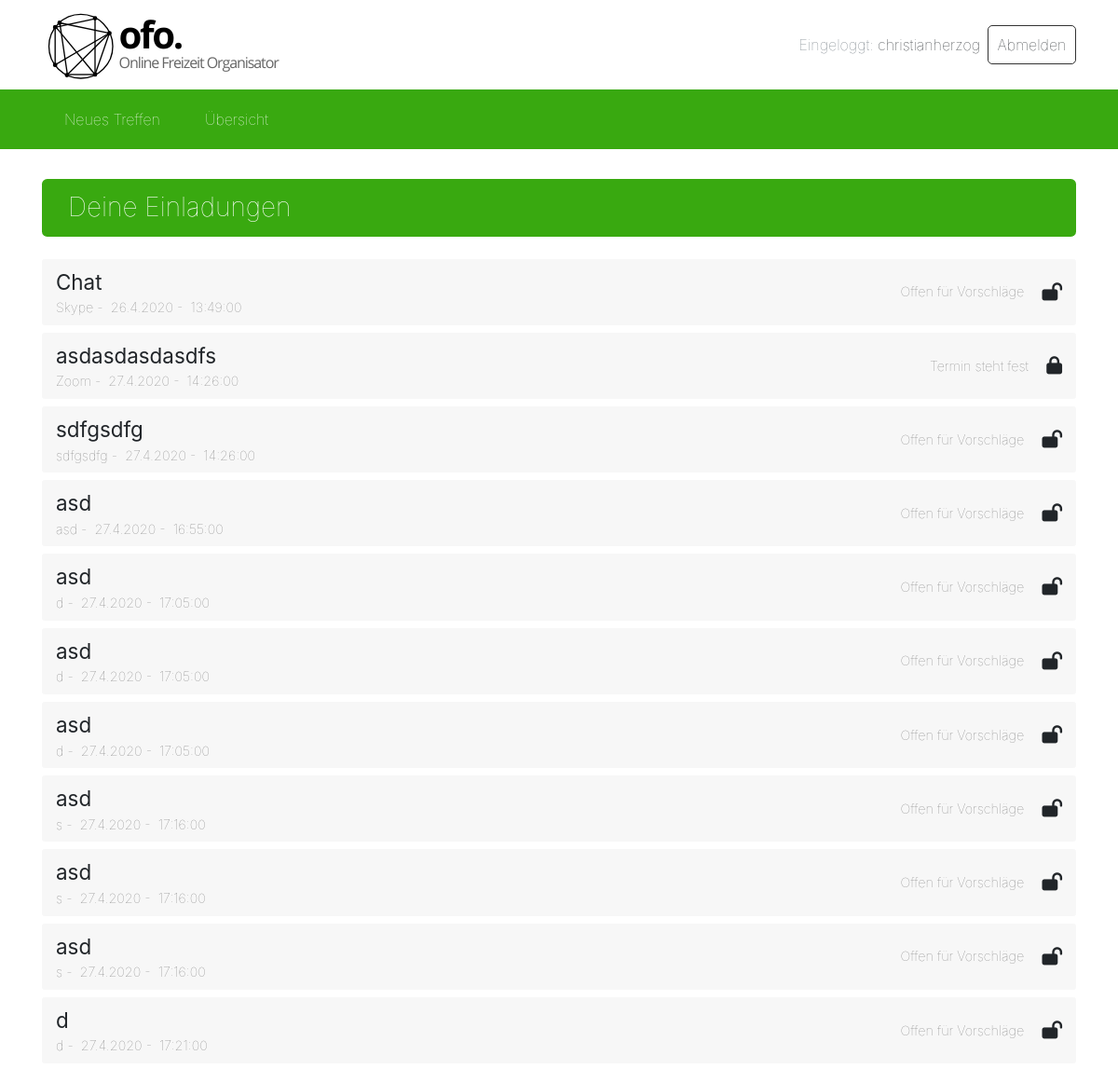
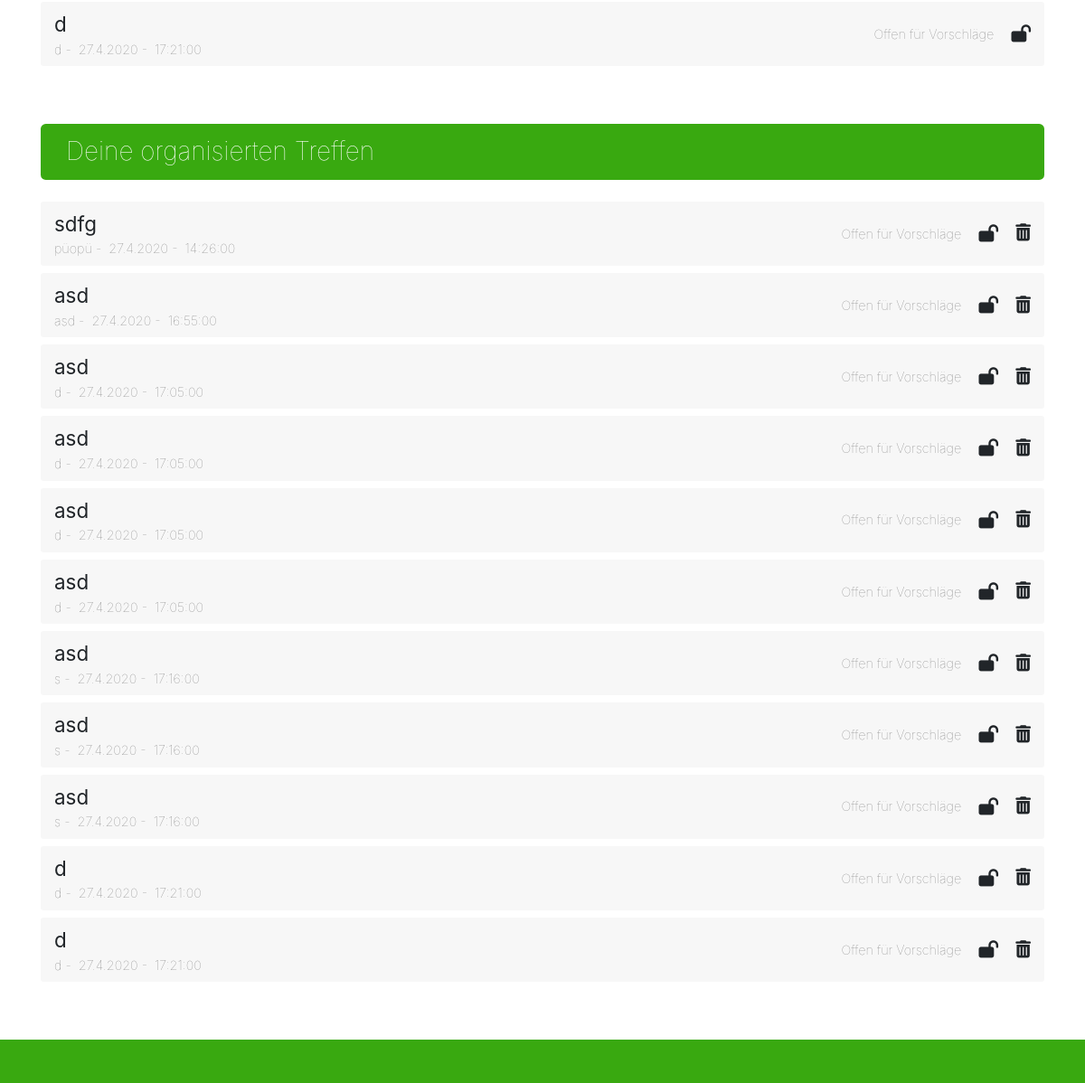
Page / (signed in) on the earlier database version (2 pictures, top to bottom).
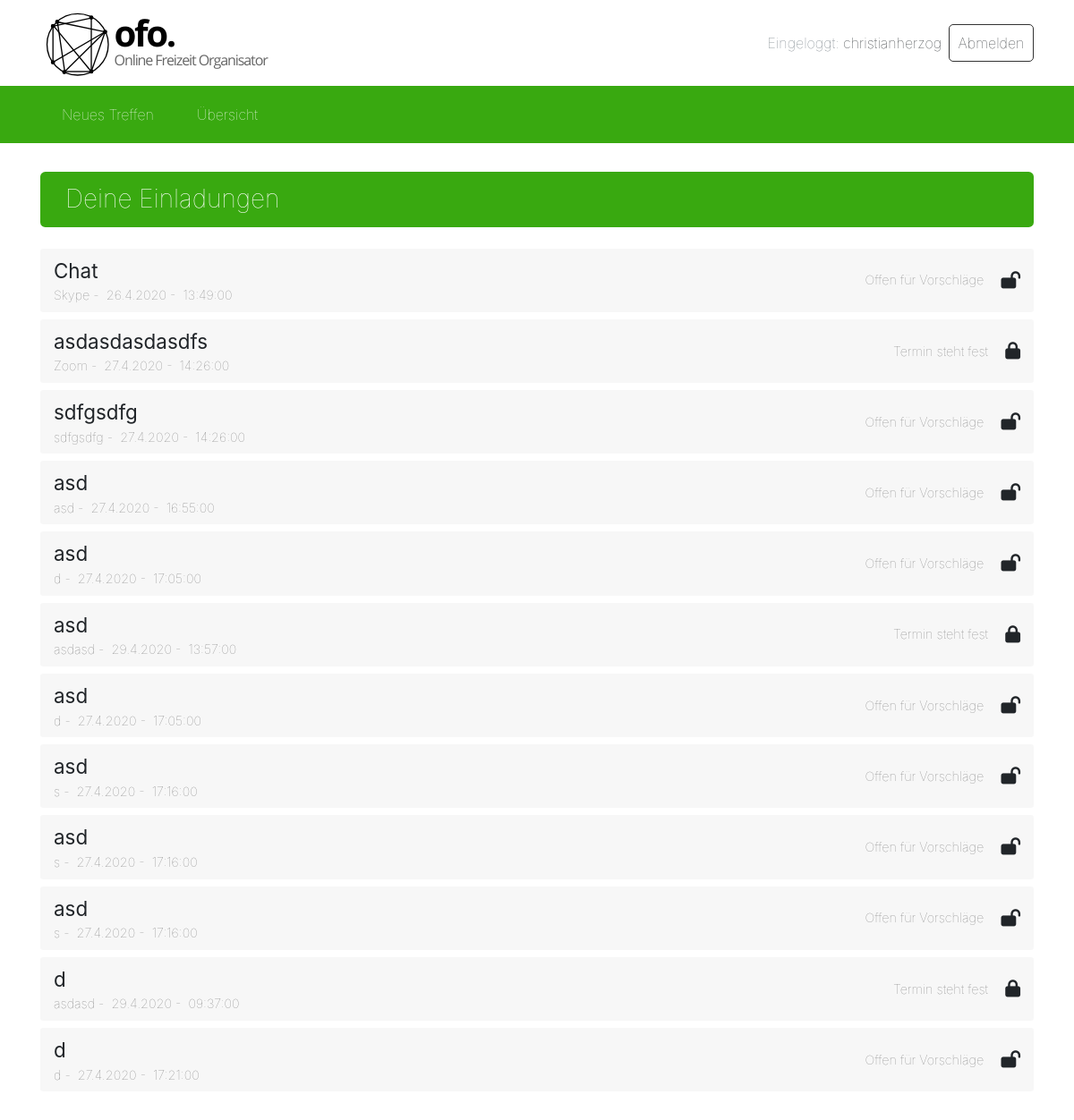
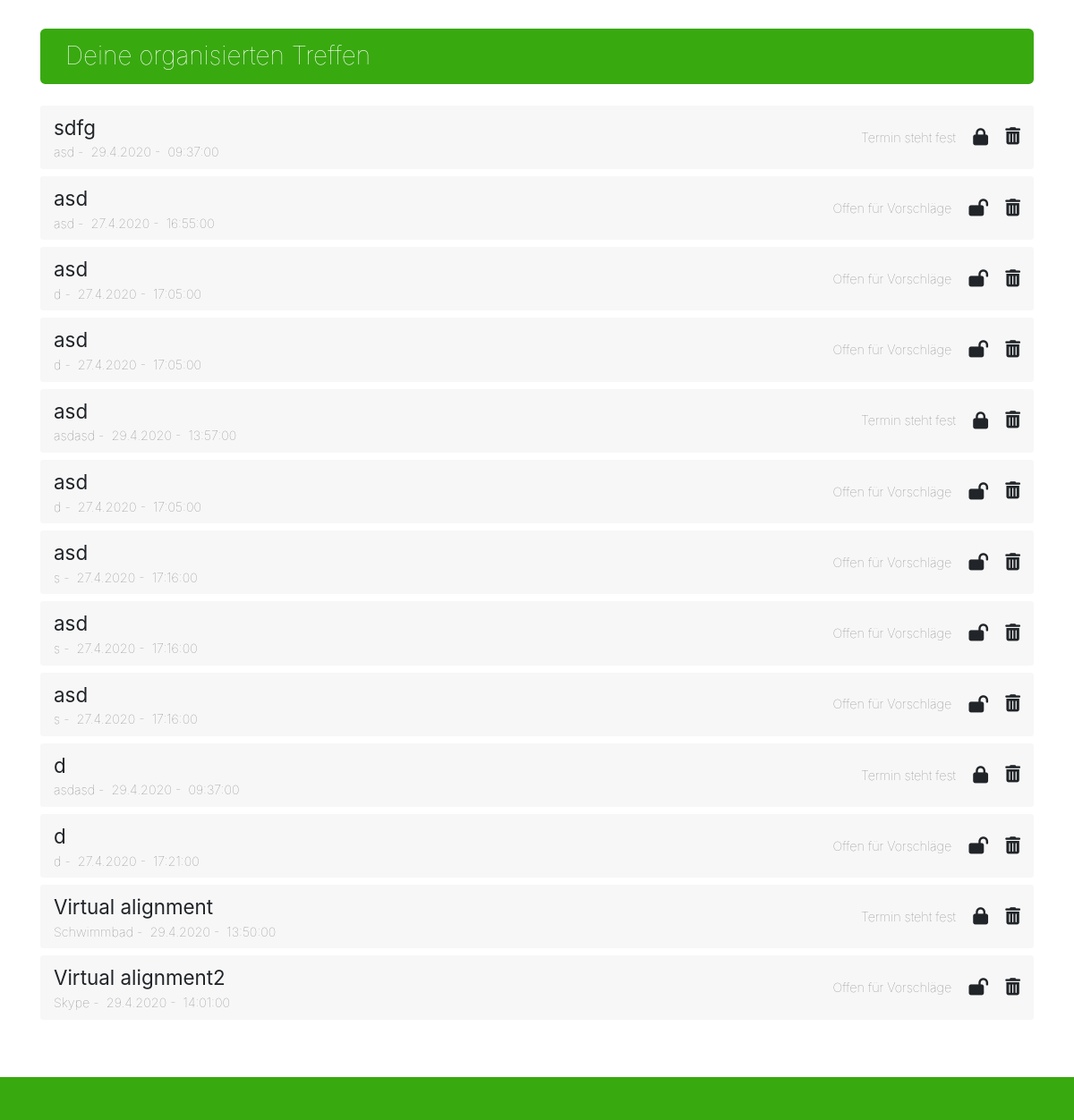
Same page on the later database version (2 pictures, top to bottom).
### events/models.py (models this page shows, shortened)
class Event(models.Model):
    title = models.CharField(max_length=100)  # title/short description of the event
    organisator = models.ForeignKey(User, on_delete=models.CASCADE, related_name='organisator')  # user that created
    status = models.ForeignKey(Status, on_delete=models.CASCADE)  # status can be OPEN or DECIDED
    date = models.DateField()  # date of the event
    time = models.TimeField()  # time of the event
    duration = models.IntegerField() # duration in minutes
    place = models.CharField(max_length=100)  # place of the event
    guests = models.ManyToManyField(User, related_name='guests')   # many to many field for all the users that are
    comment = models.CharField(max_length=200)  # comment that is given from the organisator when he determines
    def event_is_open(self):
        if self.status.status == STATUS_OPEN:
            return True
        else:
            return False
    def get_date_str(self):
        return str(self.date.day) + '.' + str(self.date.month) + '.' + str(self.date.year)
    def get_time_str(self):
        return str(self.time)

### events/views.py (the view)
# urls.py: path('', views.overview, name='overview'),
@login_required(login_url='/login')  # login is required for showing the events for the user
def overview(request):
    events_invited = Event.objects.filter(guests=request.user)
    events_organised = Event.objects.filter(organisator=request.user)
    context = {'events_invited': events_invited, 'events_organised': events_organised}
    template = loader.get_template('events/events_overview.html')
    return HttpResponse(template.render(context, request))

### events/templates/events/events_overview.html (shortened to what this page needs)
{% extends "base.html" %}
{% block head_css_page %}
  {% load static %}
  <link rel="stylesheet" type="text/css" href="{% static 'events/css/styles.css' %}">
{% endblock head_css_page %}
{% block content %}
  <div>
    <h3 class="table-header mb-4">Deine Einladungen</h3>
      {% if not events_invited %}
        <span class="font-weight-light">Du bist aktuell zu keinem Treffen eingeladen.</span>
      {% else %}
        <ul class="organised-events">
          {% for event in events_invited %}
            {% include "events/events_overview_invited_partial.html" %}
          {% endfor %}
        </ul>
      {% endif %}
  </div>
  <div class="pt-4 pb-4 mb-4">
    <h3 class="table-header mb-4 mt-4">Deine organisierten Treffen</h3>
    <ul class="organised-events">
    {% if not events_organised %}
      <span class="font-weight-light">Du hast aktuell keine Treffen organisiert.</span><br>
      <br>
      <a class="mt-4" href="/events/new">
        <button type="submit" class="btn btn-primary mt-1">Neues Treffen organsieren</button>
      </a>
    {% else %}
      {% for event in events_organised %}
        {% include "events/events_overview_organised_partial.html" %}
      {% endfor %}
    {% endif %}
    </ul>
  </div>
{% endblock content %}

### events/templates/events/events_overview_invited_partial.html
<li class="d-flex flex-row col-12">
  <div class="d-flex flex-column flex-fill">
    <a class="detail-link" href="/events/{{ event.pk }}">{{ event.title }}</a>
    <div class="grey-light-small">
      <span>{{ event.place }}</span>&nbsp;-&nbsp;
      <span>{{ event.get_date_str }}</span>&nbsp;-&nbsp;
      <span>{{ event.get_time_str }}</span>
    </div>
  </div>
  <div class="d-flex flex-row align-items-center">
    {% if event.event_is_open %}
      <span class="d-none d-sm-none d-lg-block grey-light-small">Offen für Vorschläge</span><i class="fas fa-lock-open" title="Offen für Vorschläge"></i>
    {% else %}
      <span class="d-none d-sm-none d-lg-block grey-light-small">Termin steht fest</span><i class="fas fa-lock" title="Termin festgelegt"></i>
    {% endif %}
  </div>
</li>

### events/templates/events/events_overview_organised_partial.html
<li class="d-flex flex-row col-12">
  <div class="d-flex flex-column flex-fill">
    <a class="detail-link" href="/events/{{ event.pk }}">{{ event.title }}</a>
    <div class="grey-light-small">
      <span>{{ event.place }}</span>&nbsp;-&nbsp;
      <span>{{ event.get_date_str }}</span>&nbsp;-&nbsp;
      <span>{{ event.get_time_str }}</span>
    </div>
  </div>
  <div class="d-flex flex-row align-items-center">
    {% if event.event_is_open %}
      <span class="d-none d-sm-none d-lg-block grey-light-small">Offen für Vorschläge</span><i class="fas fa-lock-open" title="Offen für Vorschläge"></i>
    {% else %}
      <span class="d-none d-sm-none d-lg-block grey-light-small">Termin steht fest</span><i class="fas fa-lock" title="Termin festgelegt"></i>
    {% endif %}
    <a class="delete-event" href="/events/delete?k={{ event.pk }}" onclick="return confirm('Möchtest Du das Treffen wirklich absagen?')"><i class="fas fa-trash-alt" title="Treffen absagen"></i></a>
  </div>
</li>

Differences in the rows shown:
changed Event (number 6 of 16 on the later page): place "d" → "asdasd"; get_date_str "27.4.2020" → "29.4.2020"; get_time_str "17:05:00" → "13:57:00"; status_id "Offen für Vorschläge Offen für Vorschläge" → "Termin steht fest Termin steht fest"
changed Event (number 11 of 16 on the later page): place "d" → "asdasd"; get_date_str "27.4.2020" → "29.4.2020"; get_time_str "17:21:00" → "09:37:00"; status_id "Offen für Vorschläge Offen für Vorschläge" → "Termin steht fest Termin steht fest"
changed Event "sdfg": place "püopü" → "asd"; get_date_str "27.4.2020" → "29.4.2020"; get_time_str "14:26:00" → "09:37:00"; status_id "Offen für Vorschläge" → "Termin steht fest"
added Event: title "Virtual alignment", place "Schwimmbad", get_date_str "29.4.2020", get_time_str "13:50:00", shows "Termin steht fest", shown under "Deine organisierten Treffen"
added Event: title "Virtual alignment2", place "Skype", get_date_str "29.4.2020", get_time_str "14:01:00", shows "Offen für Vorschläge", shown under "Deine organisierten Treffen"
